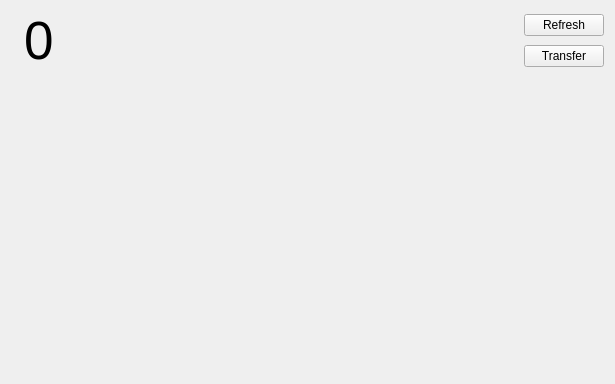
<?xml version="1.0" encoding="UTF-8"?>
<ui version="4.0">
 <class>AccountWidget</class>
 <widget class="QWidget" name="AccountWidget">
  <property name="geometry">
   <rect>
    <x>0</x>
    <y>0</y>
    <width>615</width>
    <height>384</height>
   </rect>
  </property>
  <property name="contextMenuPolicy">
   <enum>Qt::CustomContextMenu</enum>
  </property>
  <property name="windowTitle">
   <string>Account</string>
  </property>
  <layout class="QVBoxLayout" name="verticalLayout_2">
   <item>
    <layout class="QHBoxLayout" name="horizontalLayout">
     <item>
      <widget class="QLabel" name="safeImageLabel">
       <property name="maximumSize">
        <size>
         <width>100</width>
         <height>100</height>
        </size>
       </property>
       <property name="baseSize">
        <size>
         <width>200</width>
         <height>0</height>
        </size>
       </property>
       <property name="text">
        <string/>
       </property>
       <property name="pixmap">
        <pixmap resource="../../icons/tikka.slots.pyqt.resources.icons.index.qrc">:/images/safe</pixmap>
       </property>
       <property name="scaledContents">
        <bool>true</bool>
       </property>
      </widget>
     </item>
     <item>
      <widget class="QLabel" name="balanceLabel">
       <property name="font">
        <font>
         <pointsize>40</pointsize>
        </font>
       </property>
       <property name="text">
        <string>0</string>
       </property>
      </widget>
     </item>
     <item>
      <spacer name="horizontalSpacer">
       <property name="orientation">
        <enum>Qt::Horizontal</enum>
       </property>
       <property name="sizeHint" stdset="0">
        <size>
         <width>40</width>
         <height>20</height>
        </size>
       </property>
      </spacer>
     </item>
     <item>
      <layout class="QVBoxLayout" name="verticalLayout">
       <item>
        <widget class="QPushButton" name="refreshButton">
         <property name="sizePolicy">
          <sizepolicy hsizetype="Fixed" vsizetype="Fixed">
           <horstretch>0</horstretch>
           <verstretch>0</verstretch>
          </sizepolicy>
         </property>
         <property name="text">
          <string>Refresh</string>
         </property>
         <property name="icon">
          <iconset resource="../../icons/tikka.slots.pyqt.resources.icons.index.qrc">
           <normaloff>:/icons/refresh_icon</normaloff>:/icons/refresh_icon</iconset>
         </property>
        </widget>
       </item>
       <item>
        <widget class="QPushButton" name="transferButton">
         <property name="sizePolicy">
          <sizepolicy hsizetype="Fixed" vsizetype="Fixed">
           <horstretch>0</horstretch>
           <verstretch>0</verstretch>
          </sizepolicy>
         </property>
         <property name="text">
          <string>Transfer</string>
         </property>
         <property name="icon">
          <iconset resource="../../icons/tikka.slots.pyqt.resources.icons.index.qrc">
           <normaloff>:/icons/payment_icon</normaloff>:/icons/payment_icon</iconset>
         </property>
        </widget>
       </item>
      </layout>
     </item>
    </layout>
   </item>
   <item>
    <layout class="QHBoxLayout" name="horizontalLayout_2" stretch="0,0">
     <property name="leftMargin">
      <number>6</number>
     </property>
     <property name="rightMargin">
      <number>0</number>
     </property>
     <item>
      <widget class="QLabel" name="lockStatusIcon">
       <property name="maximumSize">
        <size>
         <width>16</width>
         <height>16</height>
        </size>
       </property>
       <property name="text">
        <string/>
       </property>
       <property name="pixmap">
        <pixmap>:/images/locked_cartoon_400x400.png</pixmap>
       </property>
       <property name="scaledContents">
        <bool>true</bool>
       </property>
       <property name="margin">
        <number>0</number>
       </property>
      </widget>
     </item>
     <item>
      <widget class="QLabel" name="addressLabel">
       <property name="text">
        <string/>
       </property>
      </widget>
     </item>
    </layout>
   </item>
   <item>
    <spacer name="verticalSpacer">
     <property name="orientation">
      <enum>Qt::Vertical</enum>
     </property>
     <property name="sizeHint" stdset="0">
      <size>
       <width>20</width>
       <height>40</height>
      </size>
     </property>
    </spacer>
   </item>
  </layout>
 </widget>
 <resources>
  <include location="../../icons/tikka.slots.pyqt.resources.icons.index.qrc"/>
  <include location="../../icons/tikka.slots.pyqt.resources.icons.index.qrc"/>
 </resources>
 <connections/>
</ui>
